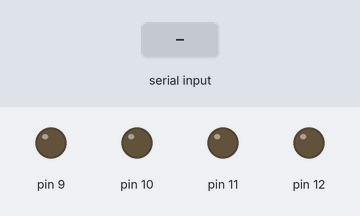
Simulated run of this sketch. Board: Arduino Uno, built with avr-gcc and run on an emulated ATmega328P. Parts: output pins drawn as LEDs (lit = HIGH). The test bench sets the inputs (shaded band). What the sketch prints to the serial monitor is not drawn.

Above: at 1.2 s.
1.3 s: "R" received over Serial
At 1.6 s:
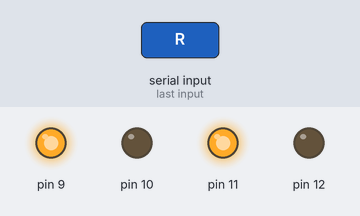
2.8 s: "L" received over Serial
At 3.1 s:
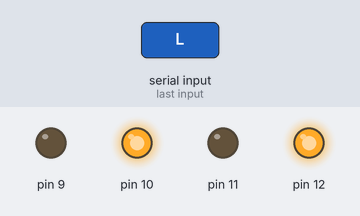
4.3 s: "F" received over Serial
At 5.3 s:
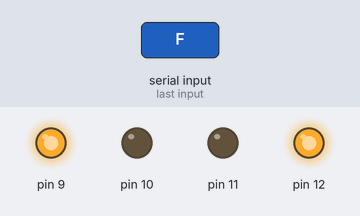
5.8 s: "B" received over Serial
At 6.5 s:
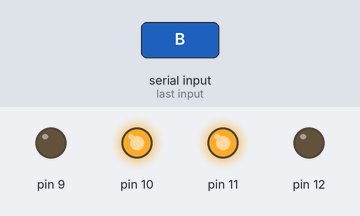
Timing chart, 0 to 8.3 s (numbered marks = the images above; inputs shaded):
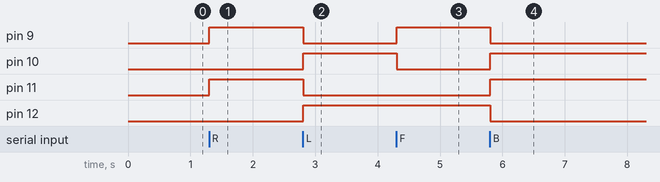

Measured:
- after the input at 1.3 s, pin 9, pin 11: LOW → HIGH at once
- after the input at 2.8 s, pin 9, pin 11: HIGH → LOW at once; pin 10, pin 12: LOW → HIGH at once
- after the input at 4.3 s, pin 9: LOW → HIGH at once; pin 10: HIGH → LOW at once
- after the input at 5.8 s, pin 9, pin 12: HIGH → LOW at once; pin 10, pin 11: LOW → HIGH at once

The sketch:

Bluetooth_car_v1.ino
```cpp
//Techatronic.com
char m = 0;
void setup()
{
  pinMode(9, OUTPUT);
  pinMode(10, OUTPUT);
  pinMode(11, OUTPUT);
  pinMode(12, OUTPUT);

  Serial.begin(9600);
}
void loop()
{
  if (Serial.available() > 0)
  {
    m = Serial.read();
    Serial.println(m);
  }
  if (m == 'R')
  {
    digitalWrite(9, HIGH);
    digitalWrite(10, LOW);
    digitalWrite(11, HIGH);
    digitalWrite(12, LOW);
    Serial.write("saga");
  }

  else if (m == 'L')
  {

    digitalWrite(9, LOW);
    digitalWrite(10, HIGH);
    digitalWrite(11, LOW);
    digitalWrite(12, HIGH);
    Serial.write("cepe");
  }

  else if (m == 'F')
  {
    digitalWrite(9, HIGH);
    digitalWrite(10, LOW);
    digitalWrite(11, LOW);
    digitalWrite(12, HIGH);
    Serial.write("one");

  }

  else if (m == 'B')
  {
    digitalWrite(9, LOW);
    digitalWrite(10, HIGH);
    digitalWrite(11, HIGH);
    digitalWrite(12, LOW);
    Serial.write("yza");

  }

  else if (m == 'S')
  {
    digitalWrite(9, LOW);
    digitalWrite(10, LOW);
    digitalWrite(11, LOW);
    digitalWrite(12, LOW);
    Serial.write("dur");
  }
  else if (m == 'S')
  {
    digitalWrite(9, LOW);
    digitalWrite(10, LOW);
    digitalWrite(11, LOW);
    digitalWrite(12, LOW);
    Serial.write("dur");
  }
}
```
